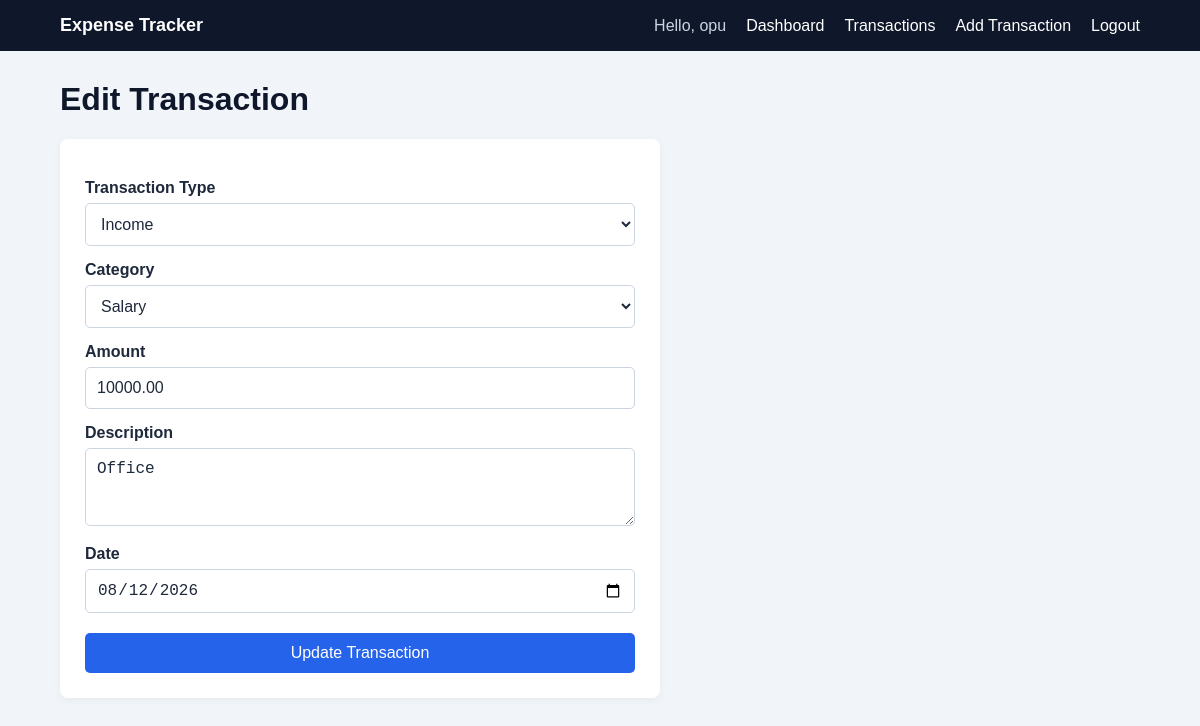
Screenshot of /edit_transaction.php?id=1 (signed in) with the database file from the repository.
### tables this page shows
CREATE TABLE `transactions` (
  `id` int(10) UNSIGNED NOT NULL,
  `user_id` int(10) UNSIGNED NOT NULL,
  `category_id` int(10) UNSIGNED NOT NULL,
  `type` enum('income','expense') NOT NULL,
  `amount` decimal(10,2) NOT NULL,
  `description` varchar(255) DEFAULT NULL,
  `transaction_date` date NOT NULL,
  `created_at` timestamp NOT NULL DEFAULT current_timestamp()
);

CREATE TABLE `categories` (
  `id` int(10) UNSIGNED NOT NULL,
  `name` varchar(50) NOT NULL
);

### edit_transaction.php (the view, shortened to what this page needs)
<?php
require_once "config/db.php";
$id = filter_input(
    INPUT_GET,
    "id",
    FILTER_VALIDATE_INT
);
$stmt = $pdo->prepare(
    "SELECT *
     FROM transactions
     WHERE id = ?
     AND user_id = ?"
);
$stmt->execute([
    $id,
    $_SESSION["user_id"]
]);
$transaction = $stmt->fetch();
$stmt = $pdo->query(
    "SELECT id, name
     FROM categories
     ORDER BY name ASC"
);
$categories = $stmt->fetchAll();
?>
<!DOCTYPE html>
<html lang="en">
<head>
    <link
        rel="stylesheet"
        href="css/style.css"
    >
</head>
<body>
<?php require "includes/navbar.php"; ?>
<main class="container">
    <h1>Edit Transaction</h1>
    <form method="POST" class="transaction-form">
        <label for="type">
            Transaction Type
        </label>
        <select
            name="type"
            id="type"
            required
        >
            <option
                value="income"
                <?= $transaction["type"] === "income"
                    ? "selected"
                    : "" ?>
            >
                Income
            </option>
        </select>
        <label for="category_id">
            Category
        </label>
        <select
            name="category_id"
            id="category_id"
            required
        >
            <?php foreach ($categories as $category): ?>
                <option
                    value="<?= $category["id"] ?>"
                    <?= (int) $category["id"] ===
                        (int) $transaction["category_id"]
                        ? "selected"
                        : "" ?>
                >
                    <?= htmlspecialchars(
                        $category["name"]
                    ) ?>
                </option>
            <?php endforeach; ?>
        </select>
        <label for="amount">
            Amount
        </label>
        <input
            type="number"
            name="amount"
            id="amount"
            min="0.01"
            step="0.01"
            value="<?= htmlspecialchars(
                $transaction["amount"]
            ) ?>"
            required
        >
        <label for="description">
            Description
        </label>
        <textarea
            name="description"
            id="description"
            rows="3"
            maxlength="255"
        ><?= htmlspecialchars(
            $transaction["description"] ?? ""
        ) ?></textarea>
        <label for="transaction_date">
            Date
        </label>
        <input
            type="date"
            name="transaction_date"
            id="transaction_date"
            value="<?= htmlspecialchars(
                $transaction["transaction_date"]
            ) ?>"
            required
        >
        <button type="submit">
            Update Transaction
        </button>
    </form>
</main>
</body>
</html>

### css/style.css (style rules this page uses)
* { box-sizing: border-box; }
html { font-size: 16px; }
body { margin: 0; font-family: Arial, Helvetica, sans-serif; background: #f1f5f9; color: #1e293b; }
h1, h2, h3 { color: #0f172a; }
.container { width: 90%; max-width: 1100px; margin: 30px auto; }
label { display: block; margin-top: 15px; margin-bottom: 6px; font-weight: bold; }
input, select, textarea { width: 100%; padding: 11px; border: 1px solid #cbd5e1; border-radius: 5px; background: white; color: #1e293b; font-size: 16px; }
textarea { resize: vertical; }
button { width: 100%; margin-top: 20px; padding: 11px 16px; border: none; border-radius: 5px; background: #2563eb; color: white; font-size: 16px; cursor: pointer; }
.transaction-form { max-width: 600px; padding: 25px; background: white; border-radius: 8px; box-shadow: 0 2px 8px rgba(0, 0, 0, 0.05); }

### rows the page displays
transactions: type "Income", category_id "Salary", amount "10000.00", description "Office", transaction_date "08/12/2026"

### other values shown
$_SESSION["user_name"] "opu"
